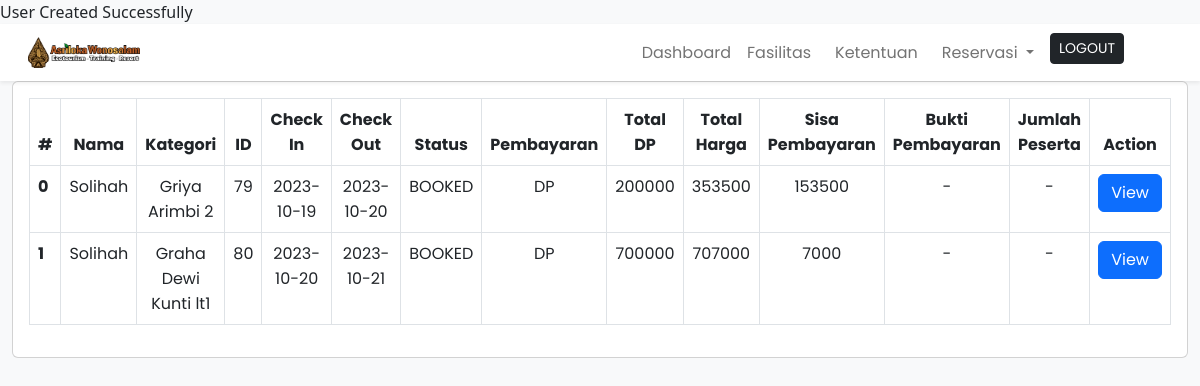
Screenshot of /admin/dashboard.php with the database file from the repository.
### tables this page shows
CREATE TABLE `booking` (
  `id` int(11) NOT NULL,
  `userId` int(11) DEFAULT NULL,
  `checkIn` datetime(3) NOT NULL,
  `checkOut` datetime(3) NOT NULL,
  `roomId` int(11) DEFAULT NULL,
  `status` enum('BOOKED','PAYED','CHECKEDIN','CHECKEDOUT','CANCELLED') DEFAULT 'BOOKED',
  `totalPrice` int(50) NOT NULL,
  `bundlingId` int(11) DEFAULT NULL,
  `paymentMethod` enum('DP','FULL') DEFAULT NULL,
  `userPayed` int(50) DEFAULT NULL,
  `pictureId` int(11) DEFAULT NULL,
  `capacity` int(11) DEFAULT NULL
);

### lib/db.php (called while the page is built, shortened)
<?php
function select($sql, $values, $datatypes)
{
    $conn = $GLOBALS['conn'];
    $auth['success'] = true;
    if ($auth['success']) {
        if ($stmt = mysqli_prepare($conn, $sql)) {
            mysqli_stmt_bind_param($stmt, $datatypes, ...$values);
            if (mysqli_stmt_execute($stmt)) {
                $res = mysqli_stmt_get_result($stmt);
                return $res;
            } else {
                mysqli_stmt_close($stmt);
                die("Query cannot be executed - Select");
            }
        } else {
            die("Query cannot be prepared - Select");
        }
    } else {
        die("Unauthorized User");
    }
}
?>

### admin/dashboard.php (the view, shortened to what this page needs)
<!DOCTYPE html>
<html lang="en">
<head>
    <?php require('inc/links.php'); ?>
</head>
<body class="bg-light">
    <?php require('inc/header.php'); ?>
    <div class="container-fluid " id=main-content>
        <div class="row">
            <div class="col-md-12">
                <div class="card">
                    <div class="card-body">
                        <table class="table table-bordered table-hover">
                            <thead>
                                <tr>
                                    <th class="text-center">#</th>
                                    <th class="text-center">Nama</th>
                                    <th class="text-center">Kategori</th>
                                    <th class="text-center">ID</th>
                                    <th class="text-center">Check In</th>
                                    <th class="text-center">Check Out</th>
                                    <th class="text-center">Status</th>
                                    <th class="text-center">Pembayaran</th>
                                    <th class="text-center">Total DP</th>
                                    <th class="text-center">Total Harga</th>
                                    <th class="text-center">Sisa Pembayaran</th>
                                    <th class="text-center">Bukti Pembayaran</th>
                                    <th class="text-center">Jumlah Peserta</th>
                                    <th class="text-center">Action</th>
                                </tr>
                            </thead>
                            <tbody>
                                <?php
                                $sql = "SELECT * FROM booking";
                                $res = mysqli_query($conn, $sql);
                                while ($row = mysqli_fetch_assoc($res)) {
                                    $booking[] = $row;
                                }
                                foreach ($booking as $key => $value) {
                                    if ($value['roomId'] != null) {
                                        $sql = "SELECT * FROM room WHERE id = ?";
                                        $res = select($sql, [$value['roomId']], 'i');
                                        while ($row = mysqli_fetch_assoc($res)) {
                                            $room[] = $row;
                                        }
                                    } else {
                                        $sql = "SELECT * FROM bundling WHERE id = ?";
                                        $res = select($sql, [$value['bundlingId']], 'i');
                                        while ($row = mysqli_fetch_assoc($res)) {
                                            $room[] = $row;
                                        }
                                    }
                                }
                                foreach ($booking as $key => $value) {
                                    $sql = "SELECT * FROM user WHERE id = ?";
                                    $res = select($sql, [$value['userId']], 'i');
                                    while ($row = mysqli_fetch_assoc($res)) {
                                        $user[] = $row;
                                    }
                                }
                                $html = '';
                                foreach ($booking as $key => $value) {
                                    $html .= "<tr>";
                                    $html .= "<th scope='row'>$key</th>";
                                    $html .= "<td class='text-center'>";
                                    foreach ($user as $k => $v) {
                                        if ($v['id'] == $value['userId']) {
                                            $html .= "$v[name]";
                                            break;
                                        }
                                    }
                                    $html .= "</td>";
                                    $html .= "<td class='text-center'>";
                                    foreach ($room as $k => $v) {
                                        if ($v['id'] == $value['roomId']) {
                                            $html .= "$v[name]";
                                            break;
                                        }
                                    }
                                    $html .= "</td>";
                                    $html .= "<td class='text-center'>$value[id]</td>";
                                    $html .= "<td class='text-center'>" . date('Y-m-d', strtotime($value['checkIn'])) . "</td>";
                                    $html .= "<td class='text-center'>" . date('Y-m-d', strtotime($value['checkOut'])) . "</td>";
                                    $html .= "<td class='text-center'>$value[status]</td>";
                                    $html .= "<td class='text-center'>$value[paymentMethod]</td>";
                                    $html .= "<td class='text-center'>$value[userPayed]</td>";
                                    $html .= "<td class='text-center'>$value[totalPrice]</td>";
                                    $html .= "<td class='text-center'>" . ($value['totalPrice'] - $value['userPayed']) . "</td>";
                                    if ($value['pictureId'] != null) {
                                        $sql = "SELECT * FROM picture WHERE id = ?";
                                        $res = select($sql, [$value['pictureId']], 'i');
                                        while ($row = mysqli_fetch_assoc($res)) {
                                            $picture[] = $row;
                                        }
                                        $html .= "<td class='text-center'>";
                                        foreach ($picture as $k => $v) {
                                            if ($v['id'] == $value['pictureId']) {
                                                $html .= "<img src='../assets/images/bukti_pembayaran/$v[name]' alt='$v[name]' width='100px'><br><a href='../assets/images/bukti_pembayaran/$v[name]' download='$v[name]'><i class='bi bi-download' style='font-size: 24px;'></i></a>";
                                                break;
                                            }
                                        }
                                    } else {
                                        $html .= "<td class='text-center'>-</td>";
                                    }
                                    if ($value['capacity'] != null) {
                                        $html .= "<td class='text-center'>$value[capacity]</td>";
                                    } else {
                                        $html .= "<td class='text-center'>-</td>";
                                    }
                                    $html .= "<td class='text-center'>";
                                    $html .= "<button type='button' class='btn btn-primary view-button' data-bs-toggle='modal' data-bs-target='#viewModal' data-bs-id='$value[id]' data-bs-total-price='$value[totalPrice]'>View</button>";
                                    $html .= "</td>";
                                    $html .= "</tr>";
                                }
                                echo $html;
                                ?>
                            </tbody>
                        </table>
                    </div>
                </div>
            </div>
        </div>
    </div>
</body>
</html>

### assets/css/common.css (style rules this page uses)
:root { --teal: #2ec1ac; --teal_hover: #279e8c; }
* { font-family: "Poppins", sans-serif; }

### rows the page displays
booking: key "0", value "Solihah Griya Arimbi 2", id "79", checkIn "2023-10-19", checkOut "2023-10-20", status "BOOKED", paymentMethod "DP", userPayed "200000", totalPrice "353500", $value['totalPrice'] - $value['userPayed'] "153500"
booking: key "1", value "Solihah Graha Dewi Kunti lt1", id "80", checkIn "2023-10-20", checkOut "2023-10-21", status "BOOKED", paymentMethod "DP", userPayed "700000", totalPrice "707000", $value['totalPrice'] - $value['userPayed'] "7000"
